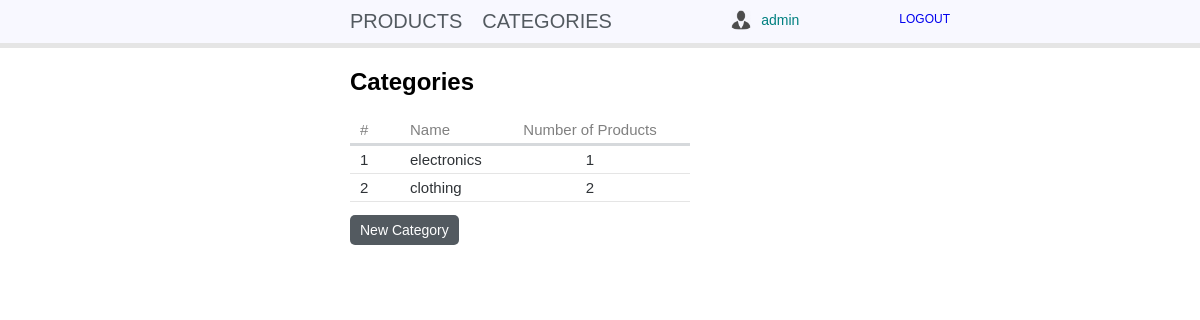
Page /category/ (signed in) on the committed database.
### shop/models.py (models this page shows, shortened)
class Category(models.Model):
    name = models.CharField(max_length=155)
    slug = extension_fields.AutoSlugField(populate_from='name', blank=True)
    class Meta:
        ordering = ('-pk',)
    def get_absolute_url(self):
        return reverse('shop_category_detail', args=(self.slug,))

### shop/views.py (the view)
# urls.py: path('category/', views.CategoryListView.as_view(), name='shop_category_list'),
class CategoryListView(LoginRequiredMixin, ListView):
    model = Category

### shop/templates/shop/category_list.html (shortened to what this page needs)
{% extends "base.html" %}
{% load static %}
{% block content %}
	<h2>Categories</h2>
	<div class="table">
		<div class="table-head">
			<li class="tabledata index">#</li>
		    <li class="tabledata name">Name</li>
		    <li class="tabledata number">Number of Products</li>
		</div>
		{% for object in object_list %}
		<div >
			<a href="{{object.get_absolute_url}}">
				<div class="table-data" >
				    <li class="tabledata index">{{ forloop.counter }}</li>
				    <li class="tabledata name">{{ object.name }}</li>
				    <li class="tabledata number">{{ object.category.count }}</li>
				</div>
			</a>
		</div>
		{% endfor %}
	</div>
	<div class="bottom-btns">
		<a class="btn btn-primary" href="{% url 'shop_category_create' %}">New Category</a>
	</div>
{% endblock %}

### shop/templates/base.html
{% load static %}
<html>
	<head>
		<link href="{% static 'style.css' %}" rel="stylesheet">
	</head>
	<body>
		<nav class="light-blue lighten-1" role="navigation">
			<div class="nav-wrapper container">
				<div class="nav1-data">
					<a class="nav1" href="/">Products</a>
					<a class="nav1" href="/category/">Categories</a>
				</div>
				<div class="nav2-data">
					<a class="nav-logout" href="/accounts/logout/">Logout</a>
					<a class="the-username">{{ request.user.username }}</a>
					<img class="user-image" src="{% static 'img/user.png' %}">
				</div>
		    </div>
	    </nav>
	    <div class="main-container">
	    <div class="container">
	    	<div class="section">
	    		{% block content %}
	    		{% endblock %}
	    	</div>
    	</div>
    	</div>
	</body>
</html>

### shop/static/style.css (style rules this page uses)
html { font-family: Arial,"Helvetica Neue",Helvetica,sans-serif; }
body { padding: 0; margin: 0; }
a { text-decoration: none; outline: none; }
.nav1-data { margin-left: 40px; background-color: ghostwhite; display: flex; }
.nav-wrapper.container { background-color: ghostwhite; display: flex; border-bottom: 5px solid #e5e5e5; padding-left: 300px; padding-right: 200px; }
.container { padding-left: 300px; }
.nav1 { text-transform: uppercase; text-decoration: none; font-size: 20px; padding-left: 10px; padding-right: 10px; padding-top: 10px; padding-bottom: 10px; color: #535a60; }
.nav-logout { float: right; text-transform: uppercase; font-size: 12px; margin-top: 12px; margin-right: 50px; }
.nav2-data { float: right; width: 100%; }
.the-username { margin-top: 12px; float: right; font-size: 14px; margin-right: 100px; }
.user-image { float: right; height: 20px; margin-right: 10px; margin-top: 10px; }
.section { margin-left: 50px; }
.table-data,.table-data-list { display: inline-flex; list-style: none; padding-top: 5px; padding-bottom: 5px; padding-left: 10px; border-bottom: 1px solid #e5e5e5; color: #2f3337; font-size: 15px; }
.table-head { border-bottom: 3px solid #d6d9dc; display: inline-flex; list-style: none; padding-left: 10px; padding-top: 5px; padding-bottom: 5px; color: grey; font-size: 15px; }
.tabledata.name { width: 80px; }
.tabledata.index { width: 50px; }
.tabledata.number { width: 200px; text-align: center; }
.table { margin-bottom: 20px; }
.btn.btn-primary { border: none; font-size: 14px; background-color: #535a60; padding-left: 10px; padding-right: 10px; padding-top: 7px; padding-bottom: 7px; border-radius: 5px; color: white; cursor: pointer; }
.btn.btn-primary { margin-right: 10px; }
.light-blue.lighten-1 { background-color: #fff !important; color: teal !important; }
.the-username { color: teal !important; float: right; margin-right: 100px; }

### rows in the picture
Category: name "electronics", category.count "1"
Category: name "clothing", category.count "2"

### other values in the picture
{{ request.user.username }} "admin"
